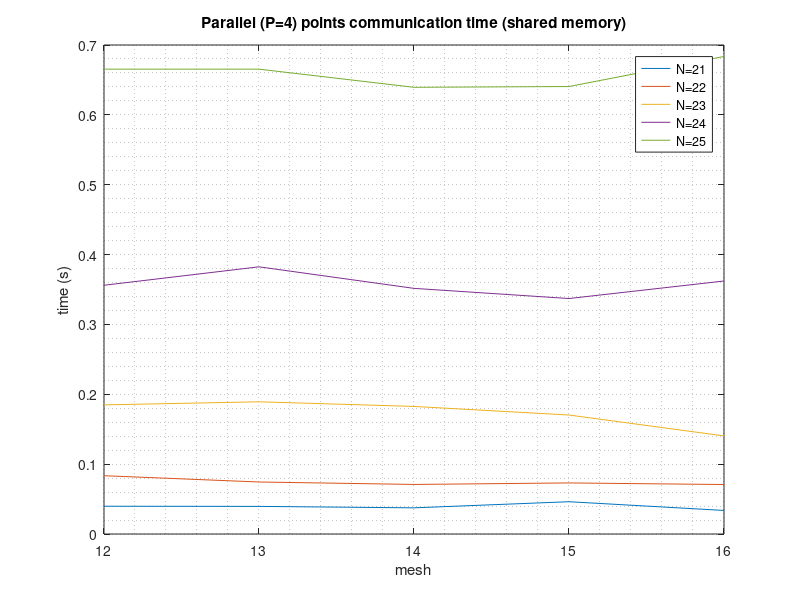
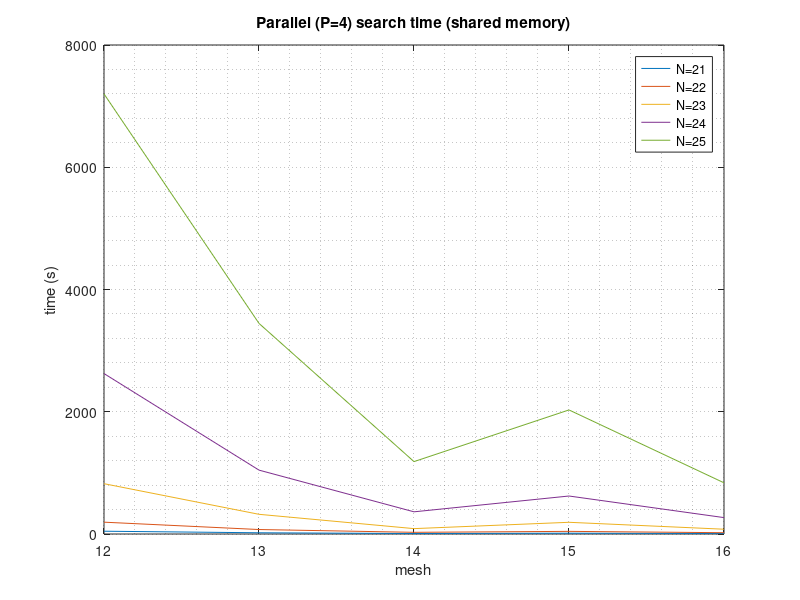
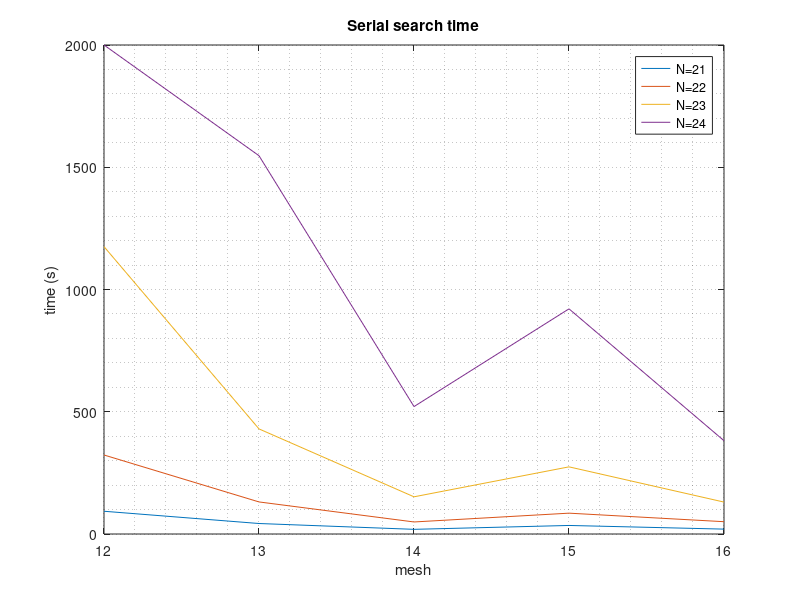
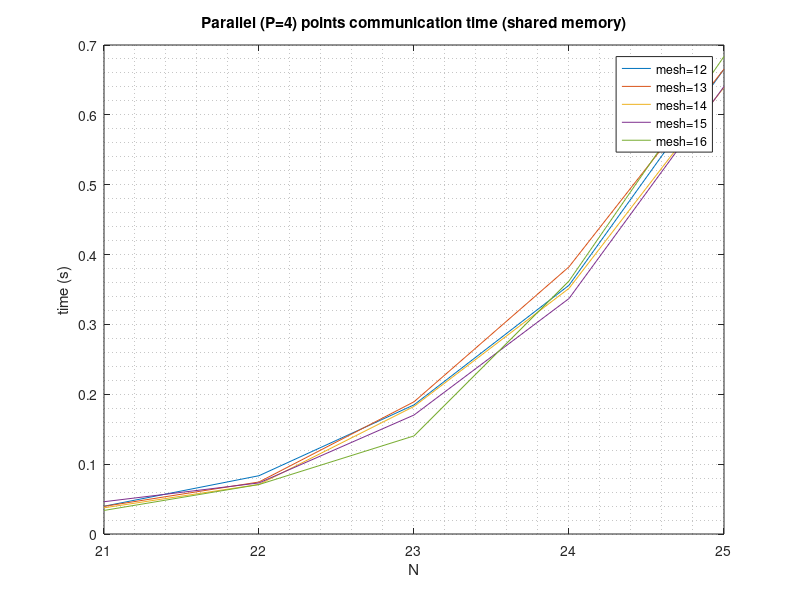

Recreate these plots in MATLAB, in order.
%% kNN result analysis
close all;
clear all;
load parallel1times
tmp= [rank,k,N,nmk,ptTrans,totComm,search];
tmp= sortrows(tmp);
%{
for rank_i= 0 : length(unique(tmp(:,1)))-1
	split(rank_i+1)= max(find(tmp(:,1)==rank_i));
end
%}
split0= tmp(1:max(find(tmp(:,1)==0)),:);
split1= tmp(max(find(tmp(:,1)==0))+1:max(find(tmp(:,1)==1)),:);
split2= tmp(max(find(tmp(:,1)==1))+1:max(find(tmp(:,1)==2)),:);
split3= tmp(max(find(tmp(:,1)==2))+1:max(find(tmp(:,1)==3)),:);
split(:,:,1)= split0;
split(:,:,2)= split1;
split(:,:,3)= split2;
split(:,:,4)= split3;
parallel= median(split,3);
parallel= parallel(:,3:end);
%insert 25/12 row
parallel= [parallel(1:20,:);parallel(21,:);parallel(21:end,:)];
parallel(21,2)= 12; parallel(21,5)= 7200;
clear('split*');

load serial1times
serial= [rank,k,N,nmk,ptTrans,totComm,search];
serial= serial(:,3:end);
%insert 24/12 row
serial= [serial;serial(19,:)];
serial(20,2)= 12; serial(20,5)= 2000;

%% t-mesh
figure(1);
tmp1= parallel(parallel(:,1)==21,3);
tmp2= parallel(parallel(:,1)==22,3);
tmp3= parallel(parallel(:,1)==23,3);
tmp4= parallel(parallel(:,1)==24,3);
tmp5= parallel(parallel(:,1)==25,3);
plot([12:16],[tmp1,tmp2,tmp3,tmp4,tmp5]);
legend('N=21','N=22','N=23','N=24', 'N=25');
title('Parallel (P=4) points communication time (shared memory)');
xlabel('mesh'); ylabel('time (s)');
grid minor;

figure(2);
tmp1= parallel(parallel(:,1)==21,5);
tmp2= parallel(parallel(:,1)==22,5);
tmp3= parallel(parallel(:,1)==23,5);
tmp4= parallel(parallel(:,1)==24,5);
tmp5= parallel(parallel(:,1)==25,5);
plot([12:16],[tmp1,tmp2,tmp3,tmp4,tmp5]);
legend('N=21','N=22','N=23','N=24', 'N=25');
title('Parallel (P=4) search time (shared memory)');
xlabel('mesh'); ylabel('time (s)');
grid minor;

figure(3);
tmp1= serial(serial(:,1)==21,5);
tmp2= serial(serial(:,1)==22,5);
tmp3= serial(serial(:,1)==23,5);
tmp4= serial(serial(:,1)==24,5);
plot([16:-1:12],[tmp1,tmp2,tmp3,tmp4]);
legend('N=21','N=22','N=23','N=24');
title('Serial search time');
xlabel('mesh'); ylabel('time (s)');
grid minor;

%% t-N
figure(4);
tmp1= parallel(parallel(:,2)==12,3);
tmp2= parallel(parallel(:,2)==13,3);
tmp3= parallel(parallel(:,2)==14,3);
tmp4= parallel(parallel(:,2)==15,3);
tmp5= parallel(parallel(:,2)==16,3);
plot([21:25],[tmp1,tmp2,tmp3,tmp4,tmp5]);
legend('mesh=12','mesh=13','mesh=14','mesh=15', 'mesh=16');
title('Parallel (P=4) points communication time (shared memory)');
xlabel('N'); ylabel('time (s)');
grid minor;

figure(5);
tmp1= parallel(parallel(:,2)==12,5);
tmp2= parallel(parallel(:,2)==13,5);
tmp3= parallel(parallel(:,2)==14,5);
tmp4= parallel(parallel(:,2)==15,5);
tmp5= parallel(parallel(:,2)==16,5);
plot([21:25],[tmp1,tmp2,tmp3,tmp4,tmp5]);
legend('mesh=12','mesh=13','mesh=14','mesh=15', 'mesh=16');
title('Parallel (P=4) search time (shared memory)');
xlabel('N'); ylabel('time (s)');
grid minor;

figure(6);
tmp1= serial(serial(:,2)==12,5);
tmp2= serial(serial(:,2)==13,5);
tmp3= serial(serial(:,2)==14,5);
tmp4= serial(serial(:,2)==15,5);
tmp5= serial(serial(:,2)==16,5);
plot([21:24],[tmp1,tmp2,tmp3,tmp4,tmp5]);
legend('N=21','N=22','N=23','N=24');
legend('mesh=12','mesh=13','mesh=14','mesh=15', 'mesh=16');
title('Serial search time');
xlabel('N'); ylabel('time (s)');
grid minor;
